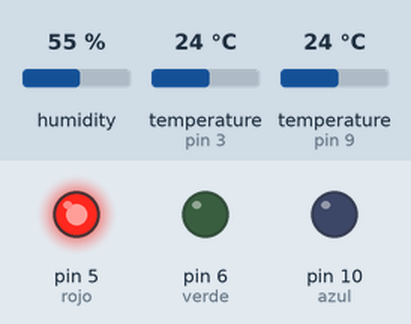
Simulated run of this sketch. Board: Arduino Uno, built with avr-gcc and run on an emulated ATmega328P. Shown: output pins drawn as LEDs (lit = HIGH). Inputs (shaded band) come from the test bench; at power-on: humidity 55 %, temperature (sensors on pin 3, pin 9) 24 °C.

Above: at 0.1 s.
At 1.1 s:
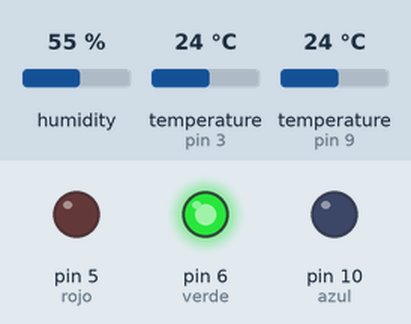
At 2.1 s:
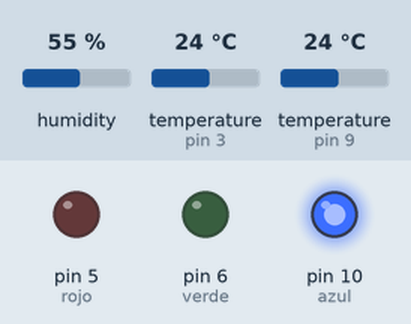
At 3.1 s:
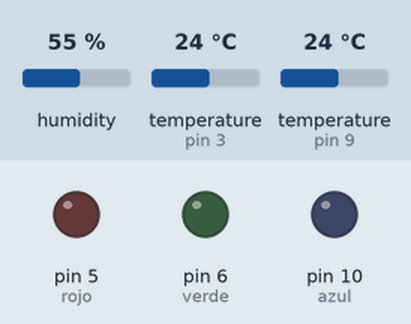
Timing chart, 0 to 4.6 s (numbered marks = the images above):
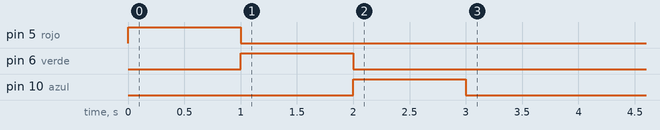

The sketch:

centralita2.ino
```cpp
#include <SoftwareSerial.h>
#include <OneWire.h>
#include "DHT.h"
#define DHTPIN 9
#define DHTTYPE DHT11   // DHT 11
DHT dht(DHTPIN, DHTTYPE);
OneWire ds(3);
char dato;
float h,t,grados;
String readString;
String resultado="";
int cRojo=0;
int cVerde=0;
int cAzul=0;
// Swap RX/TX connections on bluetooth chip
//   Pin 10 --> Bluetooth TX
//   Pin 11 --> Bluetooth RX
SoftwareSerial mySerial(12, 13); // RX, TX
int rojo=5;
int verde=6;
int azul=10;
void setup() {
  // put your setup code here, to run once:
mySerial.begin(9600);
Serial.begin(9600);
dht.begin();
pinMode(rojo,OUTPUT);
pinMode(verde,OUTPUT);
pinMode(azul,OUTPUT);

digitalWrite(rojo,HIGH);
delay(1000);
digitalWrite(rojo,LOW);
digitalWrite(verde,HIGH);
delay(1000);
digitalWrite(verde,LOW);
digitalWrite(azul,HIGH);
delay(1000);
digitalWrite(azul,LOW);
}

void loop() {


 LeerDato();
 mySerial.print(resultado);


}

 void LeerDato(){
  resultado="";
EnviarTemperatura();
EnviarHumedad();
EnviarLlama();
resultado=resultado+grados+","+h+","+t+"\n";
  }


 void EnviarTemperatura(){
  t = dht.readTemperature(); //Lee la temperatura
  if (isnan(t)){ //Comprueba que el dato es un número
  //  mySerial.print("Error");
  t=0;
  } else {

  }
}

void EnviarHumedad()
{
  h = dht.readHumidity(); //Lee la humedad
  if (isnan(h)){ //Comprueba que el dato es un número
   // mySerial.print("Error");
   h=0;
  } else {

  }
}
void EnviarLlama(){
byte i;
  byte present = 0;
  byte type_s;
  byte data[12];
  byte addr[8];
  float celsius, fahrenheit;

  if ( !ds.search(addr)) {
    //Serial.println("No more addresses.");
    //Serial.println();
    ds.reset_search();
    delay(250);
    return;
  }

  //Serial.print("ROM =");
  for( i = 0; i < 8; i++) {
    //Serial.write(' ');
    //Serial.print(addr[i], HEX);
  }

  if (OneWire::crc8(addr, 7) != addr[7]) {
      //Serial.println("CRC is not valid!");
      return;
  }
  //Serial.println();

  // the first ROM byte indicates which chip
  switch (addr[0]) {
    case 0x10:
    //  Serial.println("  Chip = DS18S20");  // or old DS1820
      type_s = 1;
      break;
    case 0x28:
      //Serial.println("  Chip = DS18B20");
      type_s = 0;
      break;
    case 0x22:
      //Serial.println("  Chip = DS1822");
      type_s = 0;
      break;
    default:
      //Serial.println("Device is not a DS18x20 family device.");
      return;
  }

  ds.reset();
  ds.select(addr);
  ds.write(0x44, 1);        // start conversion, with parasite power on at the end

  delay(1000);     // maybe 750ms is enough, maybe not
  // we might do a ds.depower() here, but the reset will take care of it.

  present = ds.reset();
  ds.select(addr);
  ds.write(0xBE);         // Read Scratchpad

 // Serial.print("  Data = ");
  //Serial.print(present, HEX);
  //Serial.print(" ");
  for ( i = 0; i < 9; i++) {           // we need 9 bytes
    data[i] = ds.read();
    //Serial.print(data[i], HEX);
    //Serial.print(" ");
  }
  //Serial.print(" CRC=");
  //Serial.print(OneWire::crc8(data, 8), HEX);
  //Serial.println();

  // Convert the data to actual temperature
  // because the result is a 16 bit signed integer, it should
  // be stored to an "int16_t" type, which is always 16 bits
  // even when compiled on a 32 bit processor.
  int16_t raw = (data[1] << 8) | data[0];
  if (type_s) {
    raw = raw << 3; // 9 bit resolution default
    if (data[7] == 0x10) {
      // "count remain" gives full 12 bit resolution
      raw = (raw & 0xFFF0) + 12 - data[6];
    }
  } else {
    byte cfg = (data[4] & 0x60);
    // at lower res, the low bits are undefined, so let's zero them
    if (cfg == 0x00) raw = raw & ~7;  // 9 bit resolution, 93.75 ms
    else if (cfg == 0x20) raw = raw & ~3; // 10 bit res, 187.5 ms
    else if (cfg == 0x40) raw = raw & ~1; // 11 bit res, 375 ms
    //// default is 12 bit resolution, 750 ms conversion time
  }
  celsius = (float)raw / 16.0;
  fahrenheit = celsius * 1.8 + 32.0;

  //Lee la temperatura
  if (isnan(celsius)){ //Comprueba que el dato es un número
    grados=0;//mySerial.print("Error");
  } else {
   grados=celsius;
  }
}
```
